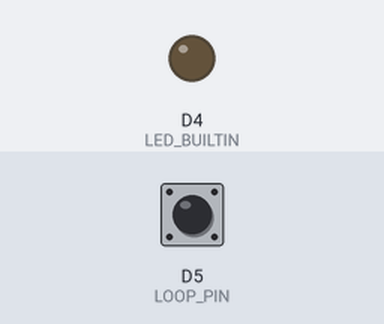
This sketch was run on a simulated ESP8266 (NodeMCU). On the bench: output pins drawn as LEDs (lit = HIGH, except the on-board LED, lit = LOW). Dashed ring = blinking. The test bench sets the inputs (shaded band); at power-on: D5 (LOOP_PIN) HIGH. WiFi joins after 1.5 s; servers stay silent unless stated; uploads are accepted with an empty reply; what the sketch prints to the serial monitor is not drawn.

Above: at 0.1 s.
At 2.46 s:
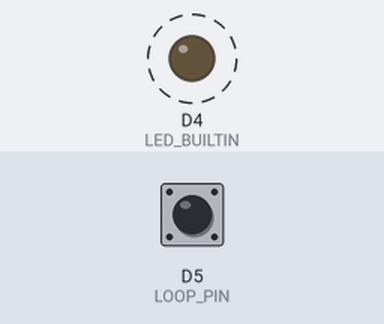
2.8 s: D5 (LOOP_PIN) pulled LOW for 3.2 s
Timing chart, 0 to 13.5 s (numbered marks = the images above; inputs shaded):
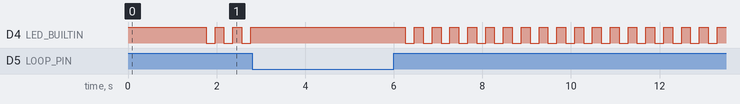

The sketch:

esp8266_tamper.ino
```cpp
/*
  ESP8266 (NodeMCU) display-case security node
  Wire loop: D5 -> jumper wire taped across the case lid -> GND
  Loop intact = case closed (LOW). Wire pulled = case opened (HIGH, internal pull-up).
  Sends tamper_open / tamper_closed events instantly and a heartbeat every 30 s.
*/
#include <ESP8266WiFi.h>
#include <ESP8266HTTPClient.h>
#include <WiFiClient.h>

const char* WIFI_SSID = "YOUR_HOTSPOT_NAME";
const char* WIFI_PASS = "YOUR_HOTSPOT_PASSWORD";
const char* BACKEND   = "http://192.168.43.100:8000/api/sensor/event";  // laptop IP printed by app.py
const char* TOKEN     = "sih-demo-token";                              // must match SENSOR_TOKEN in .env
const char* NODE_NAME = "manuscript-case-1";

const int LOOP_PIN = D5;
int stableState = -1, lastRead = -1;
unsigned long lastChange = 0, lastBeat = 0, lastBlink = 0;

void postEvent(const char* type, const char* value) {
  if (WiFi.status() != WL_CONNECTED) return;
  WiFiClient client;
  HTTPClient http;
  http.begin(client, BACKEND);
  http.addHeader("Content-Type", "application/json");
  http.addHeader("X-Sensor-Token", TOKEN);
  String body = String("{\"type\":\"") + type + "\",\"source\":\"" + NODE_NAME + "\",\"value\":\"" + value + "\"}";
  int code = http.POST(body);
  Serial.printf("%s -> HTTP %d\n", type, code);
  http.end();
}

void setup() {
  Serial.begin(115200);
  pinMode(LOOP_PIN, INPUT_PULLUP);
  pinMode(LED_BUILTIN, OUTPUT);
  digitalWrite(LED_BUILTIN, HIGH);              // LED is active-low: HIGH = off
  WiFi.mode(WIFI_STA);
  WiFi.begin(WIFI_SSID, WIFI_PASS);
  Serial.print("Connecting");
  while (WiFi.status() != WL_CONNECTED) { delay(500); Serial.print("."); }
  Serial.print("\nConnected, IP ");
  Serial.println(WiFi.localIP());
}

void loop() {
  int r = digitalRead(LOOP_PIN);
  if (r != lastRead) { lastRead = r; lastChange = millis(); }
  if (millis() - lastChange > 60 && r != stableState) {       // debounce
    stableState = r;
    bool open = (stableState == HIGH);
    postEvent(open ? "tamper_open" : "tamper_closed", open ? "open" : "closed");
  }
  if (stableState == HIGH && millis() - lastBlink > 200) {   // blink while open
    lastBlink = millis();
    digitalWrite(LED_BUILTIN, !digitalRead(LED_BUILTIN));
  } else if (stableState == LOW) {
    digitalWrite(LED_BUILTIN, HIGH);
  }
  if (millis() - lastBeat > 30000) {
    lastBeat = millis();
    postEvent("heartbeat", stableState == HIGH ? "open" : "closed");
  }
  if (WiFi.status() != WL_CONNECTED) { WiFi.reconnect(); delay(500); }
}
```
